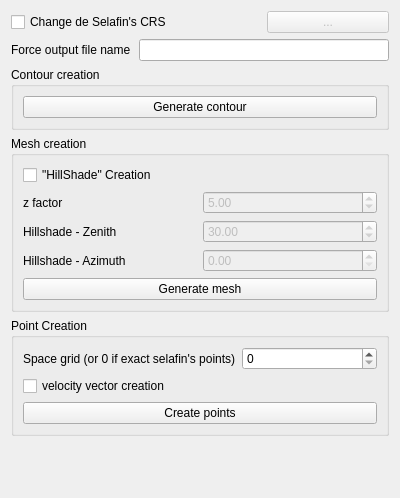
<?xml version="1.0" encoding="UTF-8"?>
<ui version="4.0">
 <class>Main_ToShape</class>
 <widget class="QWidget" name="Main_ToShape">
  <property name="geometry">
   <rect>
    <x>0</x>
    <y>0</y>
    <width>400</width>
    <height>498</height>
   </rect>
  </property>
  <property name="windowTitle">
   <string>Form</string>
  </property>
  <layout class="QGridLayout" name="gridLayout">
   <item row="2" column="0" colspan="3">
    <widget class="QGroupBox" name="groupBox">
     <property name="title">
      <string>Contour creation</string>
     </property>
     <layout class="QVBoxLayout" name="verticalLayout">
      <item>
       <widget class="QPushButton" name="pushButton_contourcreate">
        <property name="text">
         <string>Generate contour</string>
        </property>
        <property name="icon">
         <iconset>
          <normaloff>:/plugins/PostTelemac/icons/Play_48x48.png</normaloff>:/plugins/PostTelemac/icons/Play_48x48.png</iconset>
        </property>
       </widget>
      </item>
     </layout>
    </widget>
   </item>
   <item row="1" column="0">
    <widget class="QLabel" name="label_5">
     <property name="frameShape">
      <enum>QFrame::NoFrame</enum>
     </property>
     <property name="text">
      <string>Force output file name</string>
     </property>
     <property name="wordWrap">
      <bool>true</bool>
     </property>
    </widget>
   </item>
   <item row="0" column="2">
    <widget class="QPushButton" name="pushButton_contourcrs">
     <property name="enabled">
      <bool>false</bool>
     </property>
     <property name="text">
      <string>...</string>
     </property>
    </widget>
   </item>
   <item row="4" column="0" colspan="3">
    <widget class="QGroupBox" name="groupBox_3">
     <property name="title">
      <string>Point Creation</string>
     </property>
     <layout class="QGridLayout" name="gridLayout_3">
      <item row="0" column="0">
       <widget class="QLabel" name="label_7">
        <property name="text">
         <string>Space grid (or 0 if exact selafin's points)</string>
        </property>
       </widget>
      </item>
      <item row="0" column="1">
       <widget class="QSpinBox" name="spinBox">
        <property name="maximum">
         <number>1000000</number>
        </property>
        <property name="singleStep">
         <number>100</number>
        </property>
       </widget>
      </item>
      <item row="1" column="0">
       <widget class="QCheckBox" name="checkBox_5">
        <property name="text">
         <string>velocity vector creation</string>
        </property>
       </widget>
      </item>
      <item row="2" column="0" colspan="2">
       <widget class="QPushButton" name="pushButton_2">
        <property name="text">
         <string>Create points</string>
        </property>
        <property name="icon">
         <iconset>
          <normaloff>:/plugins/PostTelemac/icons/Play_48x48.png</normaloff>:/plugins/PostTelemac/icons/Play_48x48.png</iconset>
        </property>
       </widget>
      </item>
     </layout>
    </widget>
   </item>
   <item row="1" column="1" colspan="2">
    <widget class="QLineEdit" name="lineEdit_contourname">
     <property name="sizePolicy">
      <sizepolicy hsizetype="Preferred" vsizetype="Fixed">
       <horstretch>0</horstretch>
       <verstretch>0</verstretch>
      </sizepolicy>
     </property>
    </widget>
   </item>
   <item row="0" column="0" colspan="2">
    <widget class="QCheckBox" name="checkBox_contourcrs">
     <property name="text">
      <string>Change de Selafin's CRS</string>
     </property>
    </widget>
   </item>
   <item row="3" column="0" colspan="3">
    <widget class="QGroupBox" name="groupBox_2">
     <property name="title">
      <string>Mesh creation</string>
     </property>
     <layout class="QGridLayout" name="gridLayout_2">
      <item row="0" column="0">
       <widget class="QCheckBox" name="checkBox_3">
        <property name="text">
         <string>&quot;HillShade&quot; Creation</string>
        </property>
       </widget>
      </item>
      <item row="1" column="0">
       <widget class="QLabel" name="label_13">
        <property name="text">
         <string>z factor</string>
        </property>
        <property name="wordWrap">
         <bool>true</bool>
        </property>
       </widget>
      </item>
      <item row="1" column="1">
       <widget class="QDoubleSpinBox" name="doubleSpinBox">
        <property name="enabled">
         <bool>false</bool>
        </property>
        <property name="maximum">
         <double>20.000000000000000</double>
        </property>
        <property name="value">
         <double>5.000000000000000</double>
        </property>
       </widget>
      </item>
      <item row="2" column="0">
       <widget class="QLabel" name="label_14">
        <property name="text">
         <string>Hillshade - Zenith</string>
        </property>
        <property name="wordWrap">
         <bool>true</bool>
        </property>
       </widget>
      </item>
      <item row="2" column="1">
       <widget class="QDoubleSpinBox" name="doubleSpinBox_2">
        <property name="enabled">
         <bool>false</bool>
        </property>
        <property name="maximum">
         <double>360.000000000000000</double>
        </property>
        <property name="value">
         <double>30.000000000000000</double>
        </property>
       </widget>
      </item>
      <item row="3" column="0">
       <widget class="QLabel" name="label_15">
        <property name="text">
         <string>Hillshade - Azimuth</string>
        </property>
        <property name="wordWrap">
         <bool>true</bool>
        </property>
       </widget>
      </item>
      <item row="3" column="1">
       <widget class="QDoubleSpinBox" name="doubleSpinBox_3">
        <property name="enabled">
         <bool>false</bool>
        </property>
        <property name="maximum">
         <double>360.000000000000000</double>
        </property>
       </widget>
      </item>
      <item row="4" column="0" colspan="2">
       <widget class="QPushButton" name="pushButton_10">
        <property name="text">
         <string>Generate mesh</string>
        </property>
        <property name="icon">
         <iconset>
          <normaloff>:/plugins/PostTelemac/icons/Play_48x48.png</normaloff>:/plugins/PostTelemac/icons/Play_48x48.png</iconset>
        </property>
       </widget>
      </item>
     </layout>
    </widget>
   </item>
   <item row="5" column="0" colspan="3">
    <spacer name="verticalSpacer">
     <property name="orientation">
      <enum>Qt::Vertical</enum>
     </property>
     <property name="sizeHint" stdset="0">
      <size>
       <width>20</width>
       <height>40</height>
      </size>
     </property>
    </spacer>
   </item>
  </layout>
 </widget>
 <resources/>
 <connections/>
</ui>
